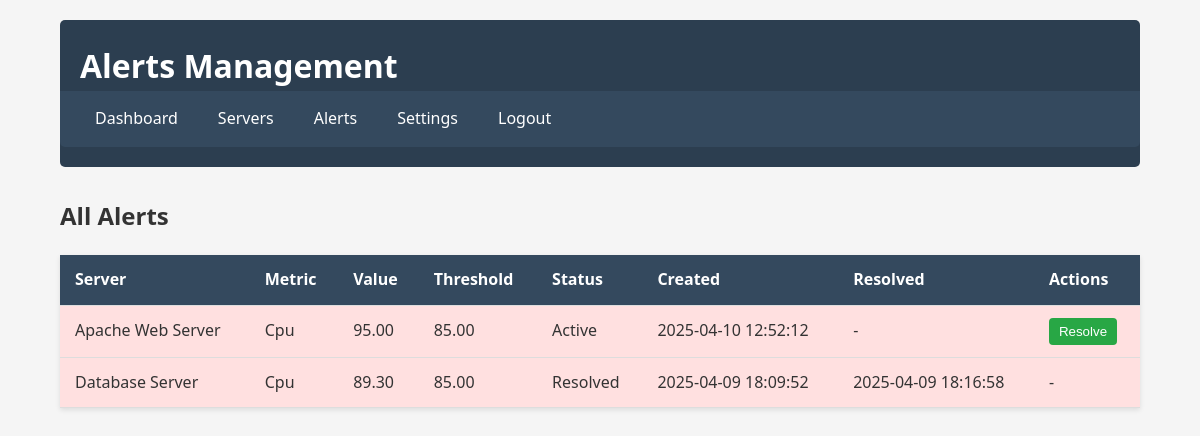
Page /admin/alerts.php (signed in) on the committed database.
### tables this page shows
CREATE TABLE alerts (
    id INT AUTO_INCREMENT PRIMARY KEY,
    server_id INT NOT NULL,
    metric_type ENUM('cpu', 'memory', 'disk'),
    metric_value DECIMAL(5,2),
    threshold_value DECIMAL(5,2),
    is_resolved BOOLEAN DEFAULT FALSE,
    created_at TIMESTAMP DEFAULT CURRENT_TIMESTAMP,
    resolved_at TIMESTAMP NULL,
    FOREIGN KEY (server_id) REFERENCES servers(id) ON DELETE CASCADE
);

CREATE TABLE servers (
    id INT AUTO_INCREMENT PRIMARY KEY,
    name VARCHAR(100) NOT NULL,
    ip_address VARCHAR(15) NOT NULL,
    description TEXT,
    is_active BOOLEAN DEFAULT TRUE,
    created_at TIMESTAMP DEFAULT CURRENT_TIMESTAMP
);

### admin/alerts.php (the view, shortened to what this page needs)
<?php
$db = DB::getInstance();
try {
    $stmt = $db->prepare("
        SELECT a.*, s.name AS server_name
        FROM alerts a
        JOIN servers s ON a.server_id = s.id
        ORDER BY a.is_resolved ASC, a.created_at DESC
        LIMIT 100
    ");
    $stmt->execute();
    $alerts = $stmt->fetchAll(PDO::FETCH_ASSOC);
} catch (PDOException $e) {
    $alerts = [];
    $message = "Error loading alerts: " . $e->getMessage();
}
?>
<!DOCTYPE html>
<html lang="en">
<head>
    <link rel="stylesheet" href="../assets/style.css">
</head>
<body>
<div class="container">
    <header>
        <h1>Alerts Management</h1>
        <nav>
            <a href="dashboard.php">Dashboard</a>
            <a href="servers.php">Servers</a>
            <a href="alerts.php">Alerts</a>
            <a href="settings.php">Settings</a>
            <a href="../includes/logout.php">Logout</a>
        </nav>
    </header>
    <main>
        <h2>All Alerts</h2>
        <?php if (empty($alerts)): ?>
            <p>No alerts found.</p>
        <?php else: ?>
            <table>
                <thead>
                    <tr>
                        <th>Server</th>
                        <th>Metric</th>
                        <th>Value</th>
                        <th>Threshold</th>
                        <th>Status</th>
                        <th>Created</th>
                        <th>Resolved</th>
                        <th>Actions</th>
                    </tr>
                </thead>
                <tbody>
                    <?php foreach ($alerts as $alert): ?>
                        <tr class="alert-row <?= $alert['metric_type'] ?> <?= $alert['is_resolved'] ? 'resolved' : '' ?>">
                            <td><?= htmlspecialchars($alert['server_name']) ?></td>
                            <td><?= htmlspecialchars(ucfirst($alert['metric_type'])) ?></td>
                            <td><?= $alert['metric_value'] ?></td>
                            <td><?= $alert['threshold_value'] ?></td>
                            <td><?= $alert['is_resolved'] ? 'Resolved' : 'Active' ?></td>
                            <td><?= $alert['created_at'] ?></td>
                            <td><?= $alert['resolved_at'] ?? '-' ?></td>
                            <td>
                                <?php if (!$alert['is_resolved']): ?>
                                    <form method="POST" style="display:inline;">
                                        <button type="submit" name="resolve_alert" class="btn-resolve">Resolve</button>
                                    </form>
                                <?php else: ?>
                                    <span>-</span>
                                <?php endif; ?>
                            </td>
                        </tr>
                    <?php endforeach; ?>
                </tbody>
            </table>
        <?php endif; ?>
    </main>
</div>
</body>
</html>

### assets/style.css (style rules this page uses)
body { font-family: 'Segoe UI', Tahoma, Geneva, Verdana, sans-serif; line-height: 1.6; color: #333; background-color: #f5f5f5; margin: 0; padding: 0; }
.container { width: 90%; max-width: 1200px; margin: 0 auto; padding: 20px; }
header { background-color: #2c3e50; color: white; padding: 20px 0; margin-bottom: 30px; border-radius: 5px; }
header h1 { margin: 0; padding: 0 20px; }
nav { display: flex; padding: 10px 20px; background-color: #34495e; border-radius: 0 0 5px 5px; }
nav a { color: white; text-decoration: none; padding: 5px 15px; margin-right: 10px; border-radius: 3px; transition: background-color 0.3s; }
table { width: 100%; border-collapse: collapse; margin-bottom: 30px; background-color: white; box-shadow: 0 2px 5px rgba(0,0,0,0.1); }
th, td { padding: 12px 15px; text-align: left; border-bottom: 1px solid #ddd; }
th { background-color: #34495e; color: white; }
button { background-color: #3498db; color: white; border: none; padding: 8px 12px; border-radius: 3px; cursor: pointer; transition: background-color 0.3s; }

### admin/alerts.php (style rules this page uses)
.alert-row.resolved { background-color: #e0ffe0; }
.alert-row.cpu { background-color: #ffe0e0; }
.btn-resolve { background-color: #28a745; color: white; border: none; padding: 6px 10px; border-radius: 4px; cursor: pointer; }

### rows in the picture
alerts: server.name "Apache Web Server", metric_type "Cpu", metric_value "95.00", threshold_value "85.00", is_resolved "Active", created_at "2025-04-10 12:52:12", resolved_at "-"
alerts: server.name "Database Server", metric_type "Cpu", metric_value "89.30", threshold_value "85.00", is_resolved "Resolved", created_at "2025-04-09 18:09:52", resolved_at "2025-04-09 18:16:58"
